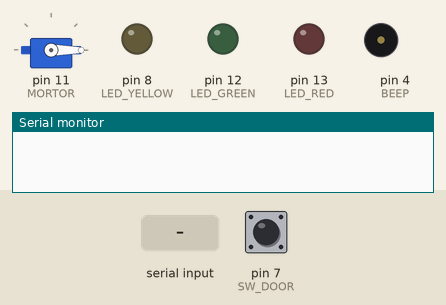
Simulated run of this sketch. Board: Arduino Uno, built with avr-gcc and run on an emulated ATmega328P. Shown: servo, output pins drawn as LEDs (lit = HIGH), buzzer (waves = sounding), the last lines printed to the serial monitor. Inputs (shaded band) come from the test bench; at power-on: pin 7 (SW_DOOR) HIGH.

Above: at 1.2 s.
1.3 s: pin 7 (SW_DOOR) pulled LOW for 0.15 s
At 1.4 s:
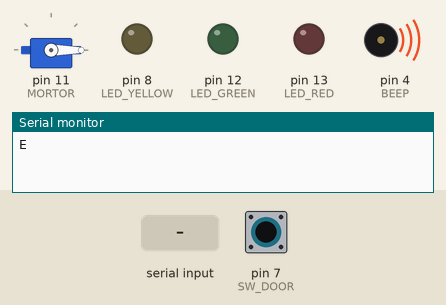
4.3 s: "6\n" received over Serial
At 5.49 s:
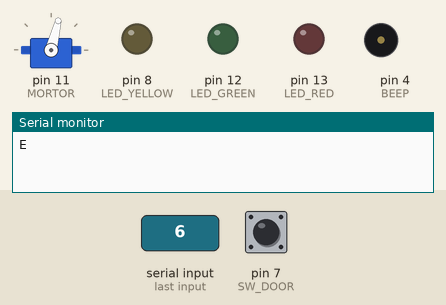
Timing chart, 0 to 7.6 s (numbered marks = the images above; inputs shaded):
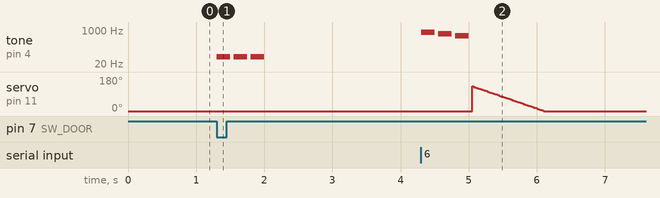

Measured:
- after the input at 1.3 s, tone on pin 4 (BEEP): alternates 46 Hz for 0.20 s and silent for 0.05 s, 6 changes in all, then stays silent, starting at once
- after the input at 4.3 s, tone on pin 4 (BEEP): plays 784 Hz for 0.20 s, 659 Hz for 0.20 s, 523 Hz for 0.20 s, starting at once

The sketch:

smart_home_devices.ino
```cpp
#include <Servo.h>

#define LED_RED 13
#define LED_YELLOW 8
#define LED_GREEN 12

#define MORTOR 11
#define BEEP 4
#define SW_DOOR 7

#define NOTE  880
#define NOTE_DOOR 46

String inputString = "";         // a string to hold incoming data
boolean stringComplete = false;  // whether the string is complete

boolean doorClick = false;

Servo servo;
int angle = 0;

void setup() {
  Serial.begin(9600);
  inputString.reserve(200);

  servo.attach(MORTOR);
  servo.write(0);

  pinMode(LED_RED, OUTPUT);
  pinMode(LED_YELLOW, OUTPUT);
  pinMode(LED_GREEN, OUTPUT);
  pinMode(SW_DOOR, INPUT_PULLUP);
}

void loop() {
  if(digitalRead(SW_DOOR) == LOW && !doorClick){
    doorClick = true;
    Serial.print("E");
    tone(BEEP, NOTE_DOOR, 200);
    delay(250);
    tone(BEEP, NOTE_DOOR, 200);
    delay(250);
    tone(BEEP, NOTE_DOOR, 200);
  }
  else if(digitalRead(SW_DOOR) == HIGH)
    doorClick = false;


  if(stringComplete) {
    //Serial.println(inputString);
    setControll(inputString);
    inputString = "";
    stringComplete = false;
  }
}

void doorOpen(){
  domisol();
  for(angle = 0; angle <= 130; angle++) {
    servo.write(angle);
    delay(8);
  }
}

void doorClose(){
  solmido();
  for(angle = 130; angle >= 0; angle--) {
    servo.write(angle);
    delay(8);
  }
}

void setControll(String str){
  if(str[0] == '1'){  //11 or 10
    if(str[1] == '1'){
      digitalWrite(LED_RED, HIGH);
      beep(2);
    }
    else{
      digitalWrite(LED_RED, LOW);
      beep(1);
    }
  }
  else if(str[0] == '2'){
    if(str[1] == '1'){
      digitalWrite(LED_YELLOW, HIGH);
      beep(2);
    }
    else{
      digitalWrite(LED_YELLOW, LOW);
      beep(1);
    }
  }
  else if(str[0] == '3'){
    if(str[1] == '1'){
      digitalWrite(LED_GREEN, HIGH);
      beep(2);
    }
    else{
      digitalWrite(LED_GREEN, LOW);
      beep(1);
    }
  }
  else if(str[0] == '6'){
    if(str[1] == '1')
      doorOpen();
    else
      doorClose();
  }
}

void beep(int repeat){
  int i;
  for(i=0; i<repeat; i++){
    tone(BEEP, NOTE, 200);
    delay(250);
  }
}

void domisol(){
  tone(BEEP, 523, 200);
  delay(250);
  tone(BEEP, 659, 200);
  delay(250);
  tone(BEEP, 784, 200);
  delay(250);
}


void solmido(){
  tone(BEEP, 784, 200);
  delay(250);
  tone(BEEP, 659, 200);
  delay(250);
  tone(BEEP, 523, 200);
  delay(250);
}

void serialEvent() {
  while (Serial.available()) {
    char inChar = (char)Serial.read();
    inputString += inChar;

    if (inChar == '\n') {
      stringComplete = true;
    }
  }
}
```
